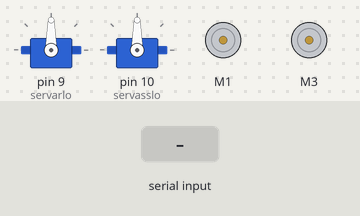
This sketch was run on a simulated Arduino Uno, built with avr-gcc and run on an emulated ATmega328P. Shown: 2 × servo, 2 × DC motor (green arrow = forward, orange = backward, longer = faster). The test bench sets the inputs (shaded band).

Above: at 1.2 s.
1.3 s: "E\n" received over Serial
At 2.5 s:
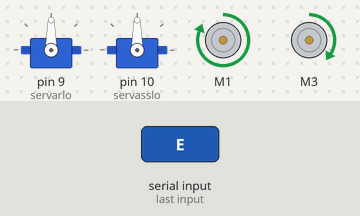
2.8 s: "Z\n" received over Serial
At 3.6 s:
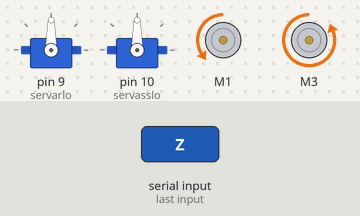
4.3 s: "C\n" received over Serial
At 4.7 s:
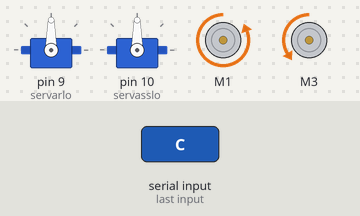
5.8 s: "S\n" received over Serial
At 7.0 s:
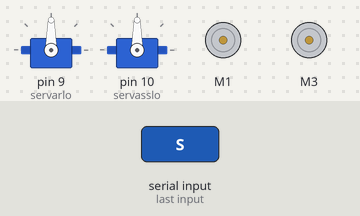
7.3 s: "F90\n" received over Serial
At 8.3 s:
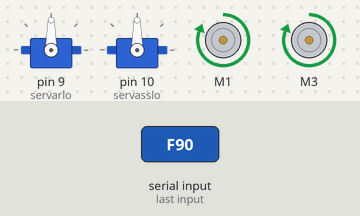
8.8 s: "G90\n" received over Serial
At 9.5 s:
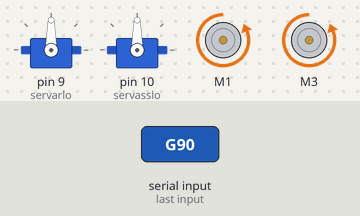
Timing chart, 0 to 11.3 s (numbered marks = the images above; inputs shaded):
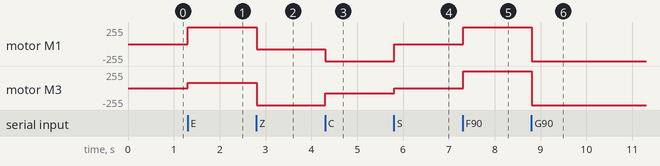

Measured:
- after the input at 1.3 s, motor M1: stopped → forward 255/255 at once; motor M3: stopped → forward 77/255 at once
- after the input at 2.8 s, motor M1: forward 255/255 → backward 77/255 at once; motor M3: forward 77/255 → backward 255/255 at once
- after the input at 4.3 s, motor M1: backward 77/255 → backward 255/255 at once; motor M3: backward 255/255 → backward 77/255 at once
- after the input at 5.8 s, motor M1: backward 255/255 → stopped at once; motor M3: backward 77/255 → stopped at once
- after the input at 7.3 s, motor M1, motor M3: stopped → forward 255/255 at once
- after the input at 8.8 s, motor M1, motor M3: forward 255/255 → backward 255/255 at once

The sketch:

proyecto_grado_f_p.ino
```cpp
#include <Servo.h> //incluye libreria de servomotores//
#include <AFMotor.h> //incluye libreria del motorshield de adafruit//

AF_DCMotor motor1(1); //declara el motor 1 en la conexión 1 del motorshield//
AF_DCMotor motor2(3); //declara el motor 2 en la conexión 3 del motorshield//

Servo servarlo;
Servo servasslo;

char comando1;// crea una variable que representa un dato alfanumerico//
void setup()// da lectura al codigo solo una vez//
{
  Serial.begin(9600);//establece la velociada de datos//
  Serial.setTimeout(5);
  servarlo.attach(9);
  servasslo.attach(10);
}

void loop()//da lectura al codigo de forma repetitiva//
{
  String valor = "";
  if (Serial.available() > 0) // si el valor en los puertos serie es mayor a 0 se sigue el programa//
  {
    String linea = Serial.readString();
    for (int i = 0 ; i < linea.length(); i++)
    {
      int caracter = linea[i];
      if (isDigit(caracter))
      {
        valor += (char)caracter;
      }
      else if (caracter != '\n')
      {
        comando1 = caracter;
      }
      else
      {
        break;
      }
      alto();    // inicia con la variable alto //
      switch (comando1) //inicio de la estructura de control de comando//
      {
        case 'F': // en el caso de que sea F//
          adelante();// asignacion del comando adelante//
          break;// fin //
        case 'G': // en el caso de que sea B//
          atras();// asignacion del comando atras//
          break;// fin //
        case 'L': // en el caso de que sea L//
          izquierda();// asignacion del comando izquierda//
          break;// fin //
        case 'R': // en el caso de que sea R//
          derecha();// asignacion del comando derecha//
          break;// fin //
        case 'Q': // en el caso de que sea G//
          adelante_izquierda();// asignacion del comando adelante izquierda//
          break;// fin //
        case 'E': // en el caso de que sea I//
          adelante_derecha();// asignacion del comando adelante derecha//
          break;// fin //
        case 'Z': // en el caso de que sea H//
          atras_izquierda();// asignacion del comando atras izquierda//
          break;// fin //
        case 'C': // en el caso de que sea J//
          atras_derecha();// asignacion del comando atras derecha//
          break;// fin //
        case 'S':
          alto();
          break;
        case 'J':
          if (valor != "")
          {
            arlo(valor.toInt());
          }
          break;
        case 'K':
          if (valor != "")
          {
            asslo(valor.toInt());
          }
          break;
      }
    }
  }
}
void arlo(int grados)//necesita probarse//
{
  servarlo.write(grados);
}
void asslo(int grados)//necesita probarse//
{
  servasslo.write(grados);
}
void adelante()// codigo ejecutado cuando es llamado de la funcion del comando adelante//
{
  motor1.setSpeed(255);//se establece la velocidad maxima del motor1//
  motor1.run(FORWARD); //se establece la direcion adelanre del motor1//
  motor2.setSpeed(255); //se establece la velocidad maxima del motor2//
  motor2.run(FORWARD); //se establece la direcion adelante del motor2//
}

void atras()// funcion del comando atras//
{
  motor1.setSpeed(255); //se establece la velocidad maxima del motor1//
  motor1.run(BACKWARD); //se establece la direcion atras del motor1//
  motor2.setSpeed(255); //se establece la velocidad maxima del motor2//
  motor2.run(BACKWARD); //se establece la direcion atras del motor2//
}

void izquierda()// funcion del comando izquierda//
{
  motor1.setSpeed(255); //se establece la velocidad maxima del motor1//
  motor1.run(BACKWARD); //se establece la direcion aselante del motor1//
  motor2.setSpeed(255); //se establece la velocidad minima del motor2//
  motor2.run(FORWARD); //se establece la liberacion del motor2//
}

void derecha()// funcion del comando derecha//
{
  motor1.setSpeed(255); //se establece la velocidad minima del motor1//
  motor1.run(FORWARD); //se establece la liberacion del motor1//
  motor2.setSpeed(255); //se establece la velocidad maxima del motor2//
  motor2.run(BACKWARD); //se establece la direcion adelante del motor2//
}

void adelante_izquierda()// funcion del comando adelante izquierda//
{
  motor1.setSpeed(77);//se establece la velocidad maxima del motor1//
  motor1.run(FORWARD); //se establece la direcion adelante del motor1//
  motor2.setSpeed(255); //se establece la velocidad media del motor2//
  motor2.run(FORWARD); //se establece la direcion adelante del motor2//
}

void adelante_derecha()// funcion del comando adelante derecha//
{
  motor1.setSpeed(255); //se establece la velocidad media del motor1//
  motor1.run(FORWARD); //se establece la direcion adelante del motor1//
  motor2.setSpeed(77); //se establece la velocidad maxima del motor2//
  motor2.run(FORWARD); //se establece la direcion adelante del motor2//
}

void atras_izquierda()// funcion del comando atras izquierda//
{
  motor1.setSpeed(77); //se establece la velocidad maxima del motor1//
  motor1.run(BACKWARD); //se establece la direcion atras del motor1//
  motor2.setSpeed(255); //se establece la velocidad maxima del motor2//
  motor2.run(BACKWARD); //se establece la direcion atras del motor2//
}

void atras_derecha()// funcion del comando atras derecha//
{
  motor1.setSpeed(255); //se establece la velocidad media del motor1//
  motor1.run(BACKWARD); //se establece la direcion atras del motor1//
  motor2.setSpeed(77); //se establece la velocidad maxima del motor2//
  motor2.run(BACKWARD); //se establece la direcion atras del motor2//
}
void alto()// funcion del comando alto//
{
  motor1.setSpeed(0); //se establece la velocidad minima del motor1//
  motor2.run(RELEASE); //se establece la liberacion del motor1//
  motor2.setSpeed(0); //se establece la velocidad minima del motor2//
  motor2.run(RELEASE); //se establece la liberacion del motor2//
}
```
